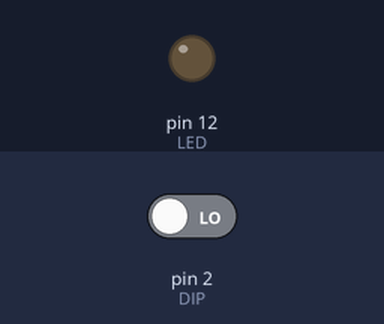
Bench run of a sketch on a simulated Arduino Uno, built with avr-gcc and run on an emulated ATmega328P. On the bench: output pins drawn as LEDs (lit = HIGH). Dashed ring = blinking. Inputs (shaded band) come from the test bench; at power-on: pin 2 (DIP) LOW.

Above: at 1.2 s.
1.3 s: pin 2 (DIP) driven HIGH
At 2.35 s:
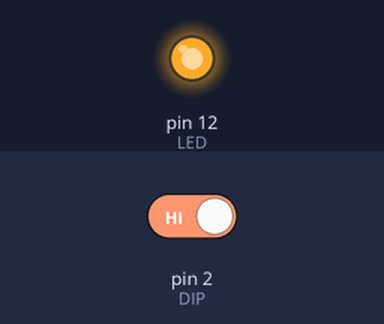
4.3 s: pin 2 (DIP) driven LOW
At 4.95 s:
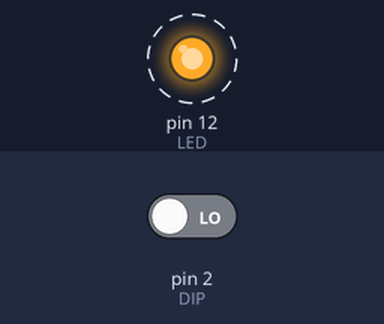
Timing chart, 0 to 7.3 s (numbered marks = the images above; inputs shaded):
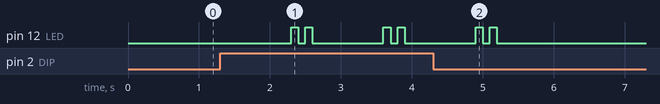

The sketch:

Day3.ino
```cpp
int LED = 12;
int DIP = 2;

void setup() {
  pinMode(LED, OUTPUT);
  pinMode(DIP, INPUT);
}

void loop() {
  if (digitalRead(DIP) == HIGH) {
    digitalWrite(LED, LOW); // turn LED on
    delay(1000);
    digitalWrite(LED, HIGH);
    delay(100);
    digitalWrite(LED, LOW);
    delay(100);
    digitalWrite(LED, HIGH);
    delay(100);
  }
  else {
    digitalWrite(LED, LOW); // turn LED off
  }

}
```

Measured:
- after the input at 1.3 s, pin 12 (LED): LOW → HIGH after 1.0 s, → LOW 0.10 s later, → HIGH 0.10 s later, → LOW 0.10 s later, … (8 changes in this stretch)
- after the input at 4.3 s, pin 12 (LED): goes on until 5.2 s, then stays LOW
